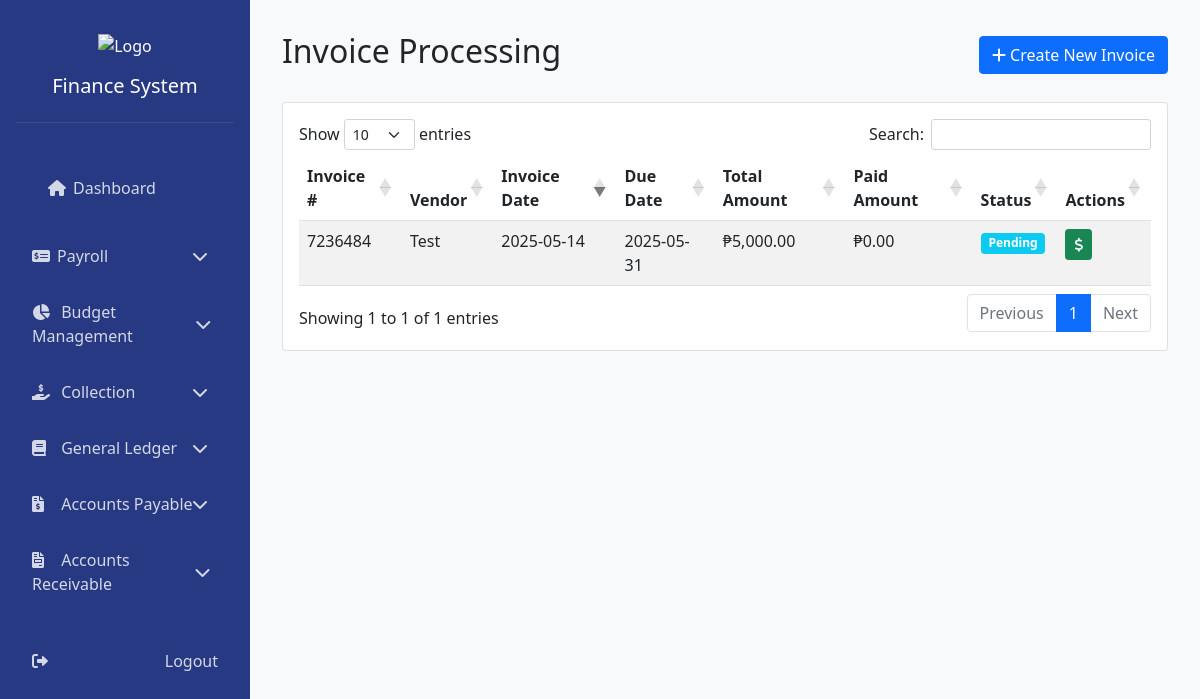
/modules/payable/invoice.php, run on the app's committed database.
### tables this page shows
CREATE TABLE `invoices` (
  `id` int(11) NOT NULL,
  `vendor_id` int(11) NOT NULL,
  `invoice_number` varchar(50) NOT NULL,
  `invoice_date` date NOT NULL,
  `due_date` date NOT NULL,
  `total_amount` decimal(10,2) NOT NULL,
  `amount` decimal(10,2) DEFAULT 0.00,
  `description` text DEFAULT NULL,
  `status` enum('pending','partial','paid') DEFAULT 'pending',
  `payment_date` date DEFAULT NULL,
  `payment_reference` varchar(100) DEFAULT NULL,
  `payment_method` enum('cash','check','bank_transfer') DEFAULT NULL,
  `created_at` timestamp NOT NULL DEFAULT current_timestamp(),
  `updated_at` timestamp NOT NULL DEFAULT current_timestamp() ON UPDATE current_timestamp()
);

CREATE TABLE `vendors` (
  `id` int(11) NOT NULL AUTO_INCREMENT,
  `name` varchar(255) NOT NULL,
  `contact_person` varchar(255) DEFAULT NULL,
  `email` varchar(255) DEFAULT NULL,
  `phone` varchar(50) DEFAULT NULL,
  `address` text DEFAULT NULL,
  `tax_id` varchar(50) DEFAULT NULL,
  `payment_terms` int(11) DEFAULT 30,
  `status` enum('active','inactive') DEFAULT 'active',
  `created_at` timestamp NOT NULL DEFAULT current_timestamp(),
  PRIMARY KEY (`id`)
);

### config/database.php (called while the page is built, shortened)
<?php
class Database {
    private $host = 'localhost';
    private $username = 'root';
    private $password = '';
    private $connections = [];
    private $databases = [
        'finance' => 'finance_db',
        'collection' => 'collection_db',
        'payroll' => 'payroll_db',
        'payable' => 'payable_db',
        'budget' => 'budget_db',
        'receivable' => 'receivable_db',
        'ledger' => 'ledger_db',
        'hr' => 'hr_db'
    ];
    public function __construct() {
        foreach ($this->databases as $key => $dbName) {
            try {
                $this->connections[$key] = new PDO(
                    "mysql:host=" . $this->host . ";dbname=" . $dbName,
                    $this->username,
                    $this->password
                );
                $this->connections[$key]->setAttribute(PDO::ATTR_ERRMODE, PDO::ERRMODE_EXCEPTION);
            } catch(PDOException $e) {
                die("Connection to {$dbName} failed: " . $e->getMessage());
            }
        }
    }
    public function getConnection($database = 'finance') {
        return $this->connections[$database];
    }
}
?>

### modules/payable/invoice.php (the view, shortened to what this page needs)
<?php
require_once '../../config/database.php';
class InvoiceProcessing {
    private $conn;
    public function __construct() {
        $database = new Database();
        $this->conn = $database->getConnection();
    }
    public function getInvoices() {
        $sql = "SELECT i.*, v.name as vendor_name,
                COALESCE(SUM(p.amount), 0.00) as paid_amount
                FROM invoices i
                JOIN vendors v ON i.vendor_id = v.id
                LEFT JOIN payment_history p ON i.id = p.invoice_id
                GROUP BY i.id, i.vendor_id, i.invoice_number, i.invoice_date, i.due_date, i.total_amount, i.description, i.status, v.name
                ORDER BY i.invoice_date DESC";
        $stmt = $this->conn->query($sql);
        return $stmt->fetchAll(PDO::FETCH_ASSOC);
    }
}
$invoiceProcessing = new InvoiceProcessing();
$invoices = $invoiceProcessing->getInvoices();
?>
<!DOCTYPE html>
<html lang="en">
<head>
    <link href="https://cdn.jsdelivr.net/npm/bootstrap@5.1.3/dist/css/bootstrap.min.css" rel="stylesheet">
    <link href="https://cdnjs.cloudflare.com/ajax/libs/font-awesome/6.0.0/css/all.min.css" rel="stylesheet">
    <link href="https://cdn.datatables.net/1.10.24/css/dataTables.bootstrap5.min.css" rel="stylesheet">
    <link href="https://cdnjs.cloudflare.com/ajax/libs/font-awesome/6.0.0/css/all.min.css" rel="stylesheet">
    <link href="../../css/style.css" rel="stylesheet">
</head>
<body>
    <div class="sidebar">
        <div class="sidebar-logo">
            <img src="logo.png" alt="Logo">
            <h5 class="mt-3">Finance System</h5>
        </div>
        <nav class="mt-4">
            <div class="nav-link active">
            <a href="../../dashboard.php" class="nav-link active">
                <i class="fas fa-home"></i> Dashboard
            </a>
            </div>
            <div class="nav-link">
                <div><i class="fas fa-money-check-alt"></i>Payroll</div>
                <i class="fas fa-chevron-down arrow"></i>
            </div>
            <div class="nav-link">
                <div><i class="fas fa-chart-pie"></i> Budget Management</div>
                <i class="fas fa-chevron-down arrow"></i>
            </div>
            <div class="nav-link">
                <div><i class="fas fa-hand-holding-usd"></i> Collection</div>
                <i class="fas fa-chevron-down arrow"></i>
            </div>
            <div class="nav-link">
                <div><i class="fas fa-book"></i> General Ledger</div>
                <i class="fas fa-chevron-down arrow"></i>
            </div>
            <div class="nav-link">
                <div><i class="fas fa-file-invoice-dollar"></i> Accounts Payable</div>
                <i class="fas fa-chevron-down arrow"></i>
            </div>
            <div class="nav-link">
                <div><i class="fas fa-file-invoice"></i> Accounts Receivable</div>
                <i class="fas fa-chevron-down arrow"></i>
            </div>
            <a href="logout.php" class="nav-link mt-4">
                <i class="fas fa-sign-out-alt"></i> Logout
            </a>
        </nav>
    </div>
    <div class="main-content">
    <div class="d-flex justify-content-between align-items-center mb-4">
            <h2>Invoice Processing</h2>
            <button class="btn btn-primary" data-bs-toggle="modal" data-bs-target="#addInvoiceModal">
                <i class="fas fa-plus"></i> Create New Invoice
            </button>
        </div>
        <div class="card">
            <div class="card-body">
                <table id="invoices-table" class="table table-striped">
                    <thead>
                        <tr>
                            <th>Invoice #</th>
                            <th>Vendor</th>
                            <th>Invoice Date</th>
                            <th>Due Date</th>
                            <th>Total Amount</th>
                            <th>Paid Amount</th>
                            <th>Status</th>
                            <th>Actions</th>
                        </tr>
                    </thead>
                    <tbody>
                        <?php foreach ($invoices as $invoice): ?>
                        <tr>
                            <td><?= htmlspecialchars($invoice['invoice_number']) ?></td>
                            <td><?= htmlspecialchars($invoice['vendor_name']) ?></td>
                            <td><?= htmlspecialchars($invoice['invoice_date']) ?></td>
                            <td><?= htmlspecialchars($invoice['due_date']) ?></td>
                            <td>₱<?= number_format($invoice['total_amount'], 2) ?></td>
                            <td>₱<?= number_format($invoice['paid_amount'], 2) ?></td>
                            <td>
                                <span class="badge bg-<?=
                                    $invoice['status'] === 'paid' ? 'success' :
                                    ($invoice['status'] === 'partially_paid' ? 'warning' :
                                    ($invoice['status'] === 'overdue' ? 'danger' : 'info'))
                                ?>">
                                    <?= ucfirst(str_replace('_', ' ', $invoice['status'])) ?>
                                </span>
                            </td>
                            <td>
                                <?php if ($invoice['status'] !== 'paid'): ?>
                                <button class="btn btn-sm btn-success record-payment"
                                        data-invoice-id="<?= $invoice['id'] ?>"
                                        data-remaining="<?= $invoice['total_amount'] - $invoice['paid_amount'] ?>">
                                    <i class="fas fa-dollar-sign"></i>
                                </button>
                                <?php endif; ?>
                            </td>
                        </tr>
                        <?php endforeach; ?>
                    </tbody>
                </table>
            </div>
        </div>
    </div>
</body>
</html>

### css/style.css (style rules this page uses)
:root { --sidebar-width: 250px; }
body { background: #f8f9fa; }
.sidebar { width: var(--sidebar-width); height: 100vh; position: fixed; left: 0; top: 0; background: #273983; padding: 1rem; color: white; }
.main-content { margin-left: var(--sidebar-width); padding: 2rem; }
.sidebar-logo { text-align: center; padding: 1rem 0; border-bottom: 1px solid rgba(255,255,255,0.1); }
.sidebar-logo img { width: 80px; height: auto; }
.nav-link { color: rgba(255,255,255,0.8); padding: 0.8rem 1rem; margin: 0.2rem 0; border-radius: 5px; display: flex; justify-content: space-between; align-items: center; cursor: pointer; }
.nav-link i { width: 25px; }
.nav-link .arrow { transition: transform 0.3s; }

### data on the page
invoices: invoice_number "7236484", vendor.name "Test", invoice_date "2025-05-14", due_date "2025-05-31", total_amount "5,000.00", paid_amount "0.00", status "Pending"
